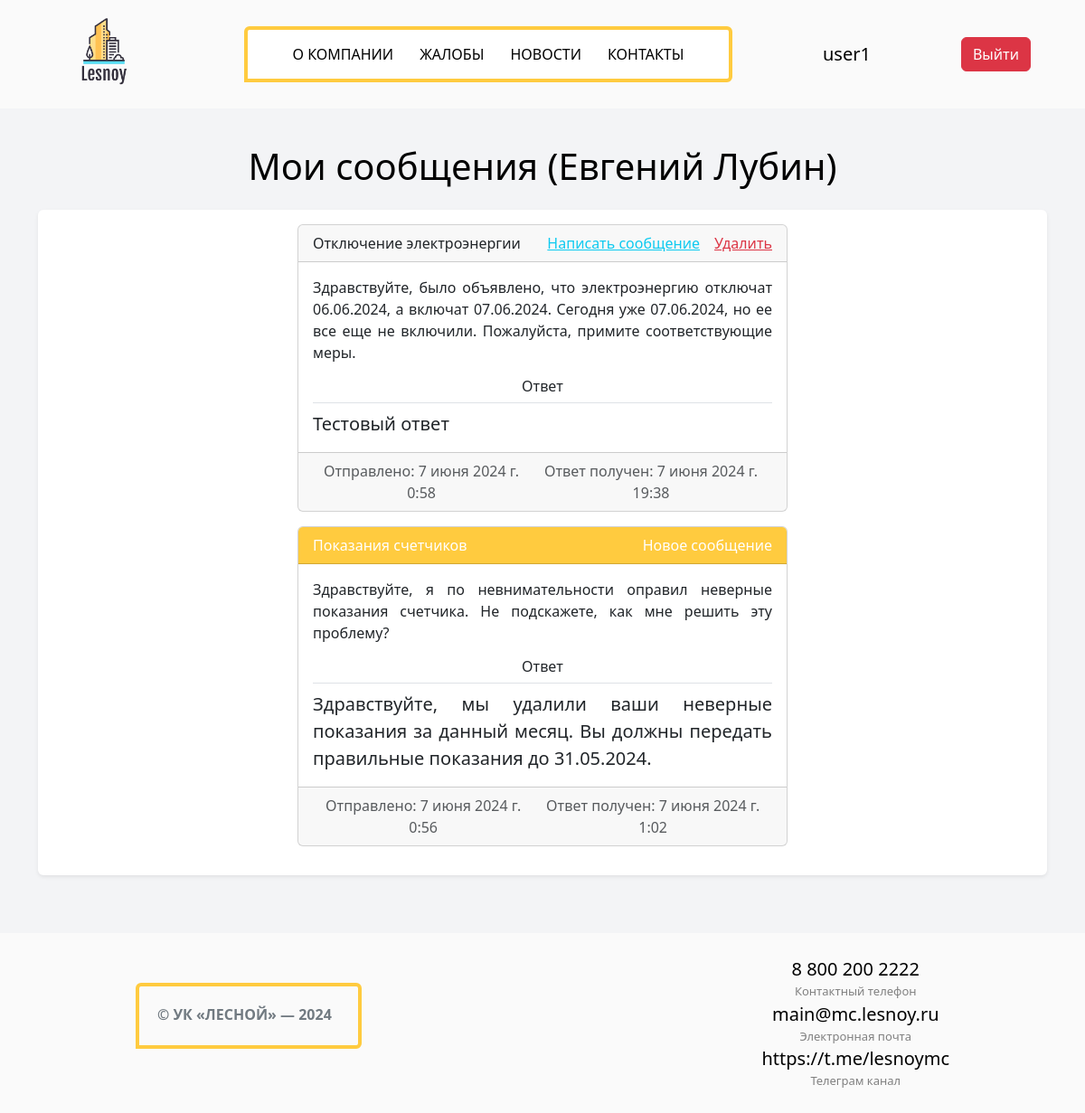
The page /user_messages/ (signed in) on the database as committed earlier.
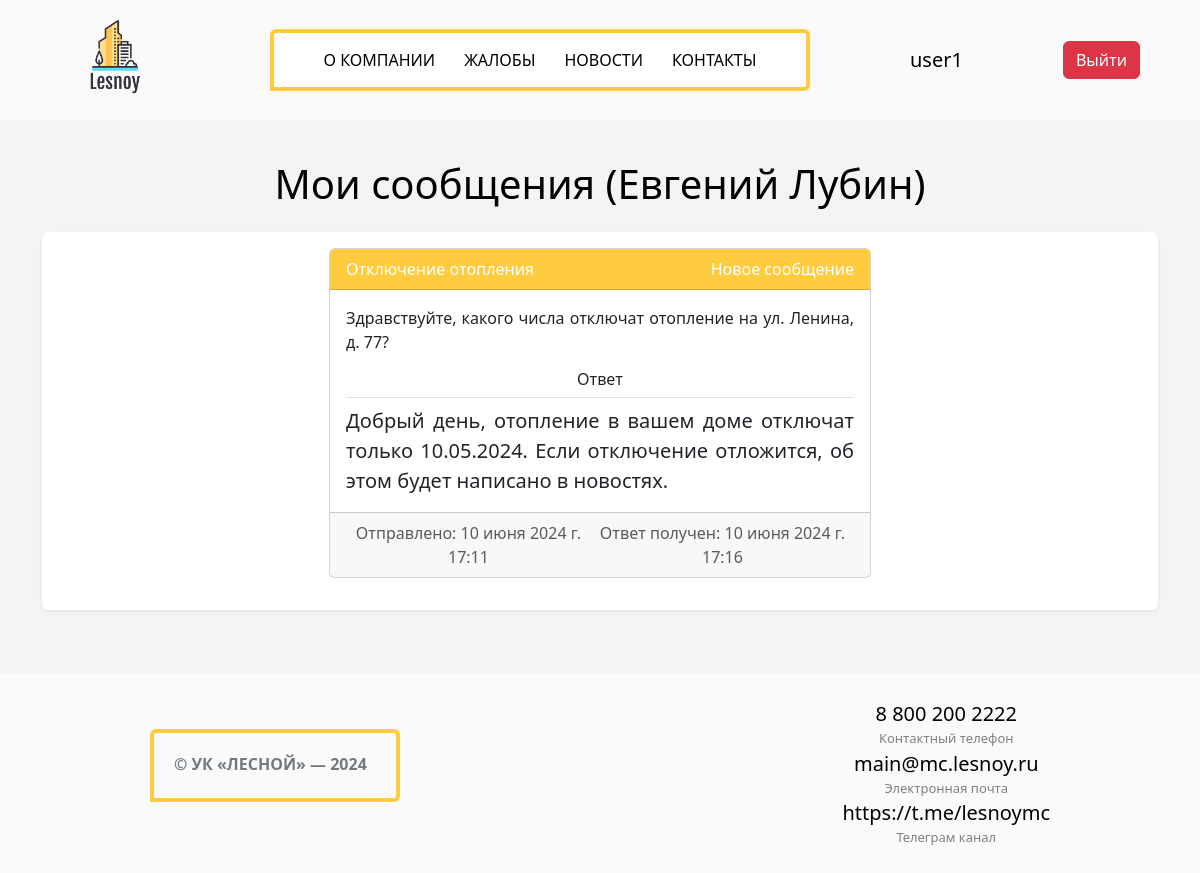
The same page on the database as committed later.
### main/models.py (models this page shows, shortened)
class Messages(models.Model):
    class Meta:
        db_table = "messages"
        verbose_name = "message"
        verbose_name_plural = "messages"
    user = models.ForeignKey(User, on_delete=models.CASCADE, null=True)
    send_date = models.DateTimeField(null=True)
    title = models.CharField(max_length=40, null=True)
    question_text = models.TextField(max_length=1000, null=True)
    reply_text = models.TextField(max_length=1000, default="Нет ответа")
    reply_date = models.DateTimeField(null=True)
    is_read = models.BooleanField(default=False)

### main/views.py (the view)
# urls.py: path('', views.user_messages_view, name="user_messages"),
def user_messages_view(request):
    messages = models.Messages.objects.filter(reply_date__isnull=False, user_id=request.user.id).order_by("-reply_date")
    return render(request, "user_messages.html", {"messages_list": messages})

### templates/user_messages.html (shortened to what this page needs)
{% extends "index.html" %}
{% block content %}
<section class="pt-3 pb-3">
    <div class="container">
        <h1 class="mt-4 mb-4 text-center">Мои сообщения ({{ user.first_name }} {{ user.last_name }})</h1>
        <div class="shadow-sm p-3 mb-5 bg-white rounded" style="max-height: 1200px; overflow: auto;">
            {% if messages_list %}
            {% for message in messages_list %}
            <div class="col-12 col-md-10 col-lg-8 col-xl-6 card text-center mb-3 m-auto">
                {% if message.is_read %}
                <div class="card-header text-start d-flex justify-content-between">
                    <div>{{ message.title }}</div>
                    <div class="d-flex justify-content-between">
                        <a href="{% url 'send_message' %}" class="text-info me-3">Написать сообщение</a>
                        <a href="{% url 'delete_message' message.id %}" class="text-danger">Удалить</a>
                    </div>
                </div>
                {% else %}
                <div class="card-header text-start d-flex justify-content-between text-white" style="background-color: #ffcb3f;">
                    <div>{{ message.title }}</div>
                    <a href="{% url 'make_read' message.id %}" class="text-decoration-none text-white" title="Отметить как прочитанное">Новое сообщение</a>
                </div>
                {% endif %}
                <div class="card-body">
                    <p class="card-text fs-6" style="text-align: justify;">{{ message.question_text }}</p>
                    <h6 class="card-title nav-tabs pb-2">Ответ</h6>
                    <p class="card-text fs-5" style="text-align: justify;"> {{ message.reply_text }}</p>
                </div>
                <div class="card-footer text-muted d-flex justify-content-between">
                    <div>Отправлено: {{ message.send_date }}</div>
                    <div>Ответ получен: {{ message.reply_date }}</div>
                </div>
            </div>
            {% endfor %}
            {% else %}
            <div class="col-12 col-md-10 col-lg-8 col-xl-6 alert alert-info m-auto">Сообщения отсутствуют</div>
            {% endif %}
        </div>
    </div>
</section>
{% endblock %}

Rows that differ between the two databases and show on the page:
removed Messages: title "Отключение электроэнергии", question_text "Здравствуйте, было объявлено, что электроэнергию отключат 06.06.2024, а включат 07.06.2024. Сегодня уже 07.06.2024, но ее все еще не включили. Пожалуйста, примите соответствующие меры.", reply_text "Тестовый ответ", send_date "7 июня 2024 г. 0:58", reply_date "7 июня 2024 г. 19:38"
removed Messages: title "Показания счетчиков", question_text "Здравствуйте, я по невнимательности оправил неверные показания счетчика. Не подскажете, как мне решить эту проблему?", reply_text "Здравствуйте, мы удалили ваши неверные показания за данный месяц. Вы должны передать правильные показания до 31.05.2024.", send_date "7 июня 2024 г. 0:56", reply_date "7 июня 2024 г. 1:02"
added Messages: title "Отключение отопления", question_text "Здравствуйте, какого числа отключат отопление на ул. Ленина, д. 77?", reply_text "Добрый день, отопление в вашем доме отключат только 10.05.2024. Если отключение отложится, об этом будет написано в новостях.", send_date "10 июня 2024 г. 17:11", reply_date "10 июня 2024 г. 17:16"
